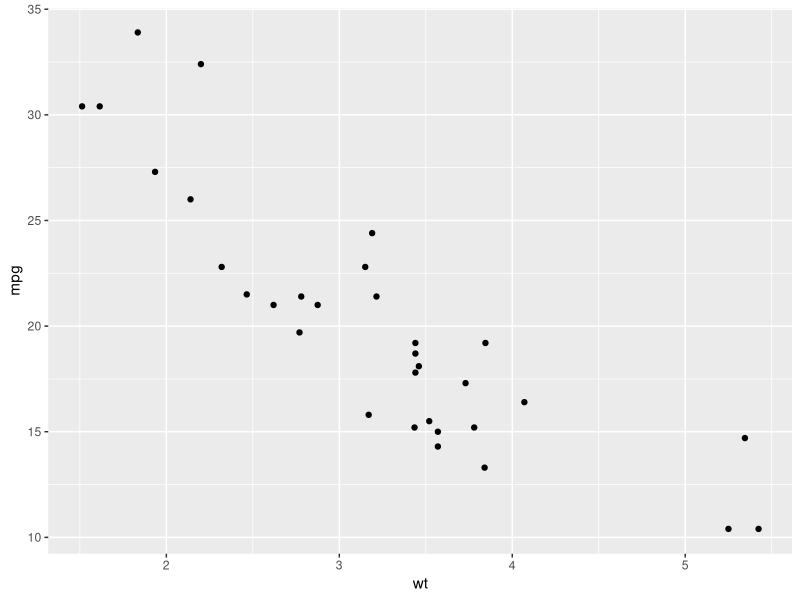
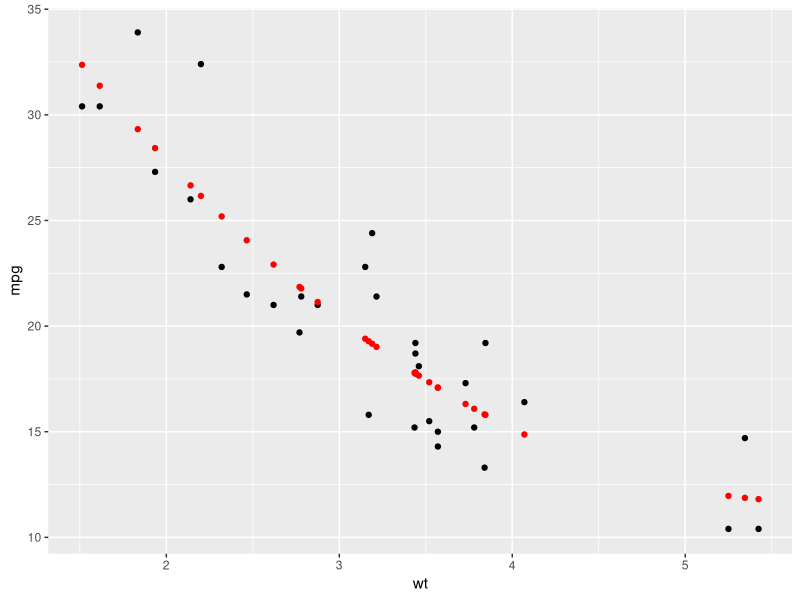
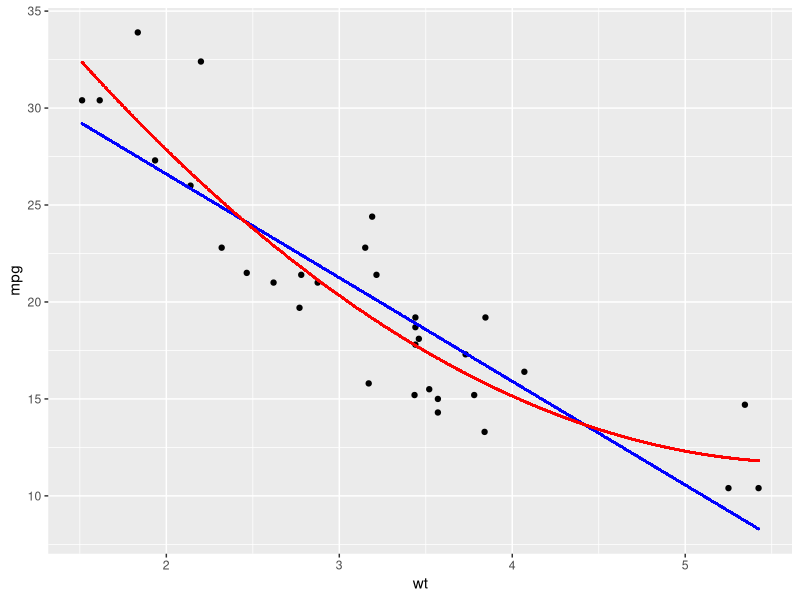
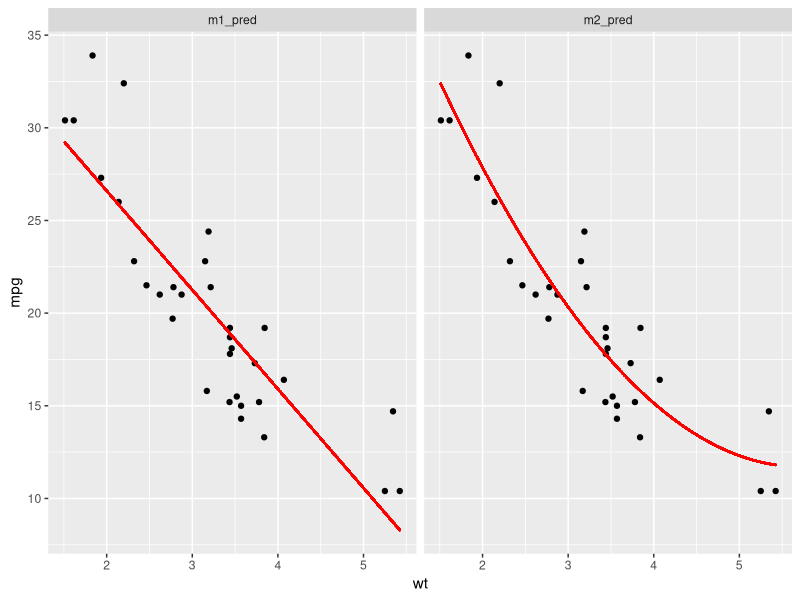
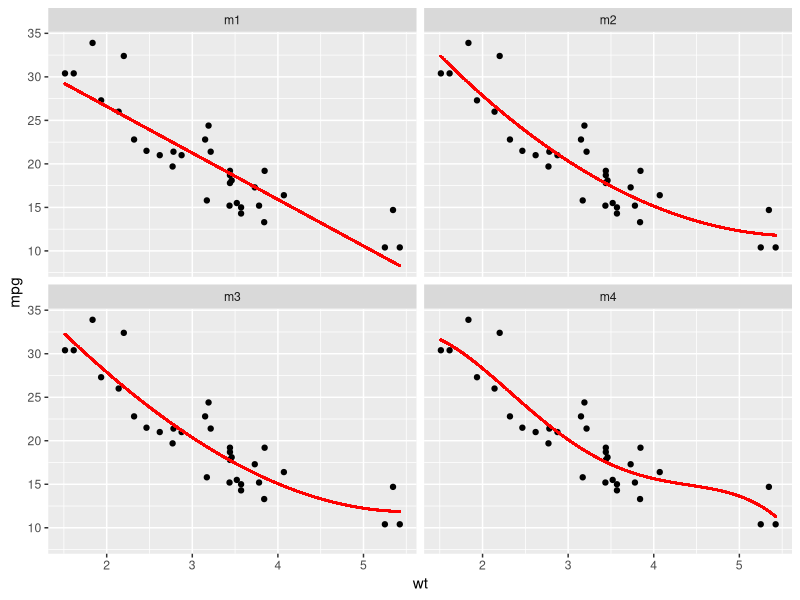
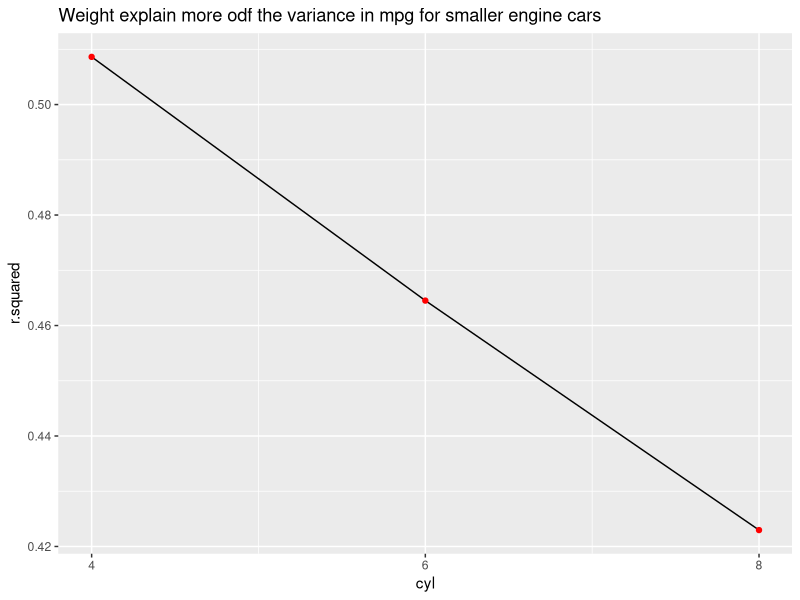
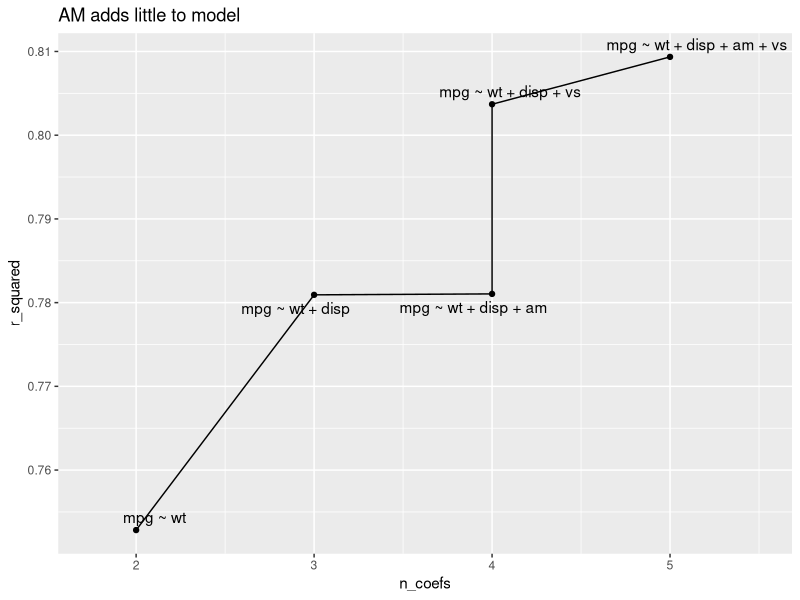

Generate these figures, in order, with R:
## ---- chunk 1
library(tidyverse)
library(magrittr)
library(modelr)
## ---- chunk 2
ds_mt <- mtcars
## ---- chunk 3
p_mpg <- 
  ds_mt %>% 
  ggplot(aes(x = wt, y = mpg)) + 
  geom_point()

p_mpg
## ---- chunk 4
m1 <- lm(mpg ~ wt, ds_mt)
m2 <- lm(mpg ~ wt + I(wt^2), ds_mt)
## ---- chunk 5
ds_mt %<>% 
	add_predictions(m1, var = "m1_pred") %>% 
  add_predictions(m2, var = "m2_pred")
## ---- chunk 6
p_mpg + 
  geom_point(
    data = ds_mt, 
    aes(x = wt, y = m2_pred), 
    color = "red"
  )
## ---- chunk 7
ds_mtgrid <- 
  data_grid(
    ds_mt, 
    wt = seq_range(wt, 500), 
    mpg = seq_range(mpg, 100)
  )
## ---- chunk 8
ds_mtgrid %<>% 
	add_predictions(m1, var = "m1_pred") %>% 
  add_predictions(m2, var = "m2_pred")
## ---- chunk 9
p_mpg + 
    geom_point(
      data = ds_mtgrid, 
      aes(x = wt, y = m1_pred), 
      size = .1, 
      color = "blue"
    ) + 
    geom_point(
      data = ds_mtgrid,
      aes(x = wt, y = m2_pred), 
      size = .1, 
      color = "red"
    )
## ---- chunk 10
ds_mtgrid %<>% 
  gather(m1_pred, m2_pred, key = model, value = mpg_pred) 
## ---- chunk 11
p_mpg + 
  geom_point(
    data = ds_mtgrid, 
    aes(x = wt, y = mpg_pred), 
    size = .1, 
    color = "red"
  ) + 
  facet_grid(~model)
## ---- chunk 12
m1 <- lm(mpg ~ wt, data = ds_mt)
m2 <- lm(mpg ~ wt + I(wt^2), data = ds_mt)
m3 <- lm(mpg ~ wt + I(wt^2) + I(wt^3), data = ds_mt)
m4 <- lm(mpg ~ wt + I(wt^2) + I(wt^3) + I(wt^4), data = ds_mt)
## ---- chunk 13
ds_mtgrid %<>% 
  gather_predictions(m1, m2, m3, m4, .pred = "mpg_pred")
## ---- chunk 14
p_mpg + 
  geom_point(
    data = ds_mtgrid, 
    aes(x = wt, y = mpg_pred), 
    size = .1, 
    color = "red"
  ) + 
  facet_wrap(~model)
## ---- chunk 15
# Create a nested dataframe
ds_by_cyl <- 
  ds_mt %>% 
  group_by(cyl) %>% 
  nest()

# Create a model to apply as a function within map()
my_model <- function(mydata){
  lm(mpg ~ wt, data = mydata)
}

# create a model for each dataframe in your list column called "data"
ds_by_cyl %<>% 
  mutate(model = map(data, my_model))

# Exract key model stats using `broom::glance()`
ds_by_cyl %<>% 
  mutate(model_stats = map(model, broom::glance))

# Unnest the `model_stats` list column so you can plot relevant stat from each model
ds_by_cyl %>% 
  unnest(model_stats) %>% 
  ggplot(aes(x = cyl, y = r.squared)) + 
  geom_line() + 
  geom_point(color = "red") +
  scale_x_continuous(breaks = seq(4,8, by = 2)) + 
  labs(title = "Weight explain more odf the variance in mpg for smaller engine cars")
## ---- chunk 16
ds_mt %<>% rownames_to_column("vehicle") 

model_stats <- function(formula, mydata = ds_mt) {
  v <- lm(formula, data = mydata)
  
  tibble(
    formula = formula,
    n_coefs = coef(v) %>% length(),
    r_squared = broom::glance(v)$r.squared
  )
}

many_models <- 
  list(
    "mpg ~ wt",
    "mpg ~ wt + disp",
    "mpg ~ wt + disp + am",
    "mpg ~ wt + disp + vs",
    "mpg ~ wt + disp + am + vs"
  ) 

ds_models <- map_df(many_models, model_stats)

ds_models %>% 
  ggplot(aes(x = n_coefs, y = r_squared, label = formula)) + 
  geom_line() + 
  geom_point() + 
  ggrepel::geom_text_repel(point.padding = 1) + 
  coord_cartesian(xlim = c(1.75, 5.5)) + 
  labs(title = "AM adds little to model")
## ---- chunk 17

